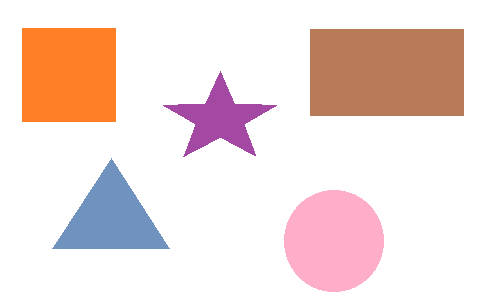
#> input picture the era of the sunken traders’ ships/shapes.png, 483 x 305 px
$ python main.py
#> lines starting #> are read from the running program, lines starting #| are printed output that depends on the picture; after the words box and inside, x2 and y2 are one past the last pixel; in counts of white or black regions, pixels touching at a corner belong together
#> further down, img is the input picture: shape (305, 483, 3); mean B, G, R 219.3, 222.6, 241.3
### the era of the sunken traders’ ships/functions.py
import cv2 as cv
import numpy as np


def detect(img):
    gray = cv.cvtColor(img, cv.COLOR_BGR2GRAY)
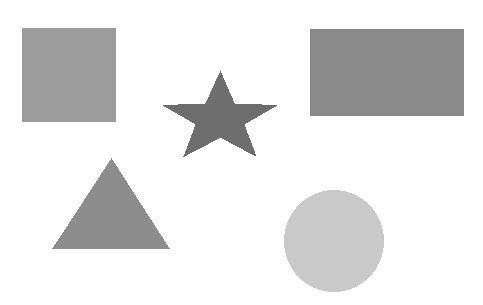
#> gray: shape (305, 483); min 110, max 255, mean 227.8

    # threshold
    _, thresh = cv.threshold(gray, 240, 255, cv.THRESH_BINARY)
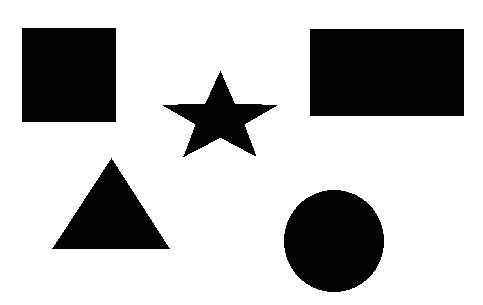
#> thresh: shape (305, 483); 73.5% white; 5 black regions

    # find contour
    cnt, _ = cv.findContours(thresh, cv.RETR_TREE, cv.CHAIN_APPROX_SIMPLE)
#> cnt = 6 contours; box (x1, y1, x2, y2) and area: (0, 0, 483, 305) 146528, (309, 28, 465, 117) 13638, (21, 27, 117, 123) 9023, (283, 189, 385, 293) 8159, (51, 157, 171, 250) 5502, (162, 70, 278, 158) 3648

    for contour in cnt:
        permiter = cv.arcLength(contour, True)
        approx = cv.approxPolyDP(contour, 0.01 * permiter, True)

        # draw contour
        cv.drawContours(img, [approx], -1, (0, 255, 0), 3)

        # Coardinates of the begining of the text
        x = approx.ravel()[0]
        y = approx.ravel()[1]

        # Shape detection
        # Triangle
        if len(approx) == 3:
            cv.putText(img, "3rd Centry BC", (x, y),
                       cv.FONT_HERSHEY_COMPLEX, 0.5, (0, 0, 0))

        elif len(approx) == 4:
            x, y, w, h = cv.boundingRect(approx)
            aspectRatio = float(w)/h
            # square
            if aspectRatio >= 0.95 and aspectRatio < 1.05:
                cv.putText(img, "4th Centry BC", (x, y),
                           cv.FONT_HERSHEY_COMPLEX, 0.5, (0, 0, 0))
            # rectangle
            else:
                cv.putText(img, "6th Centy BC", (x, y),
                           cv.FONT_HERSHEY_COMPLEX, 0.5, (0, 0, 0))
        # Star
        elif len(approx) == 10:
            cv.putText(img, "5th Centy BC", (x, y),
                       cv.FONT_HERSHEY_COMPLEX, 0.5, (0, 0, 0))
        # Circle
        else:
            cv.putText(img, "2nd Centry BC", (x, y),
                       cv.FONT_HERSHEY_COMPLEX, 0.5, (0, 0, 0))
#> this loop made 6 passes
#> (permiter, approx, w, h, aspectRatio) on passes 1, 5, 6: (1572, [[0, 0], [0, 304], [482, 304], [482, 0]], 483, 305, 1.58), (483.7, [[309, 29], [463, 28], [464, 115], [310, 116]], 156, 89, 1.75), (377.7, [[21, 28], [115, 27], [116, 121], [22, 122]], 96, 96, 1)
#> permiter on passes 2, 4: 337.7, 406.9
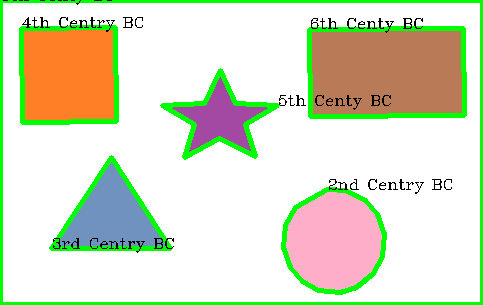
#> img: shape (305, 483, 3); 10.42% of pixels changed, all inside (x1, y1, x2, y2) = (0, 0, 483, 305)

    return img

### the era of the sunken traders’ ships/main.py
from cv2 import imread
import functions as f
import cv2 as cv
import numpy as np

# read Image
img = cv.imread('shapes.png')

#detection
img = f.detect(img)

# Show
cv.imshow('img', img)


cv.waitKey(0)
cv.destroyAllWindows()
